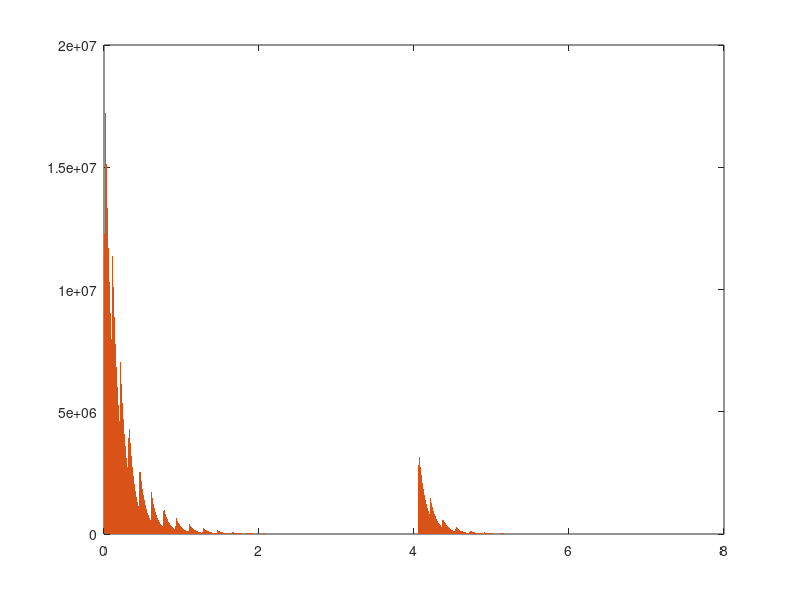

Reproduce this figure in MATLAB. (Note: this script raises an error after producing the figure.)
load('matlab.mat')
Wx = eye(2);
Wu = 1;
Wh = 1e3;

Tstep = 0.01;
time = 0:Tstep:8;
NumT = length(time);

J_x = zeros(1, NumT);
J_c = zeros(1, NumT);

for t = 1:NumT
   J_x(t) = x(:,t)'*Wx*x(:,t) + Wu*u(t)^2;
   if t == 1
       Delta = Tstep;
   else
       Delta = period(1,t) * Tstep;
   end
   J_c(t) = Wh/Delta; 
end
%%
J = vertcat(J_c, J_x);

Aplot = area(time, J', 'LineStyle','none'); 
Aplot(1).FaceColor = 'y';
Aplot(2).FaceColor = [0 0.75 0.75];
legend('J(x)', 'J(c)')
xlabel('$t$(min)','Interpreter','LaTex'); 
ylabel('J - optimal');
set(gca,'FontSize',24);

%%
J_x_lqr = zeros(1, NumT);
J_c_lqr = zeros(1, NumT);
coef = 0.7;
Delta_ref = 0.17 + coef*(0.21 - 0.17);

for t = 1:NumT
   J_x_lqr(t) = x_lqr(:,t)'*Wx*x_lqr(:,t) + Wu*u_lqr(t)^2;
   if t == 1
       Delta_lqr = Tstep;
   else
       Delta_lqr = Delta_ref;
   end
   J_c_lqr(t) = 100*Wh/Delta_lqr; 
end

J_lqr = vertcat(J_c_lqr, J_x_lqr);

Bplot = area(time, J_lqr', 'LineStyle','none');
Bplot(1).FaceColor = [1 0.4 1];
Bplot(2).FaceColor = [0.4 0.6 1];
legend('J(x)', 'J(c)')
xlabel('$t$(min)','Interpreter','LaTex'); 
ylabel('J - LQR');
set(gca,'FontSize',24);

%%
CostJ = J_c + J_x;
CostJ_lqr = J_c_lqr + J_x_lqr;

plot(time, CostJ); hold on;
plot(time, CostJ_lqr, 'r')
legend('optimal', 'LQR')
xlabel('$t$(min)','Interpreter','LaTex'); 
ylabel('J');
set(gca,'FontSize',24);

%%
Cost_opt = sum(CostJ)*Tstep
Cost_opt_x = sum(J_x)*Tstep
Cost_opt_c = sum(J_c)*Tstep
Ratio_opt_c = Cost_opt_c/Cost_opt*100

Cost_lqr = sum(CostJ_lqr)*Tstep
Cost_lqr_x = sum(J_x_lqr)*Tstep
Cost_lqr_c = sum(J_c_lqr)*Tstep
Ratio_lqr_c = Cost_lqr_c/Cost_lqr*100

Cost_comp = Cost_opt/Cost_lqr